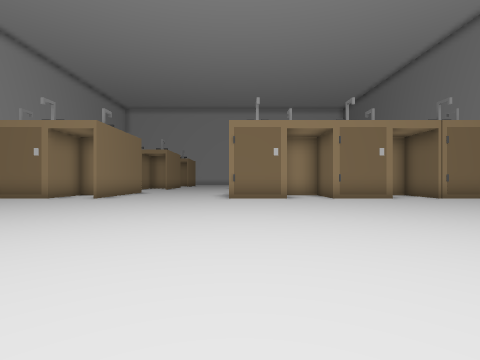
View 1 (above)

24 first-person views from a walk through a Unity game level. The camera is 1.5 m above the floor, looks level and sees 85° across. The floor is counted in squares, 2.57 m on a side. Each view is taken from the middle of a square. On the plan, view 1 faces up. The plan holds only what a view shows up to about 9 squares ahead; the rest is blank. The place goes on beyond the plan. The player character is not drawn.

View 2
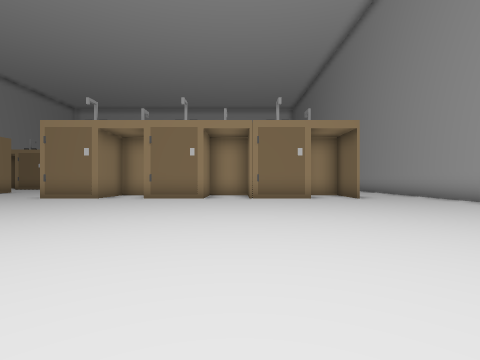

View 3
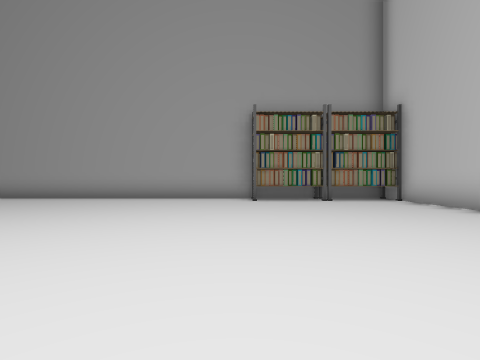

View 4
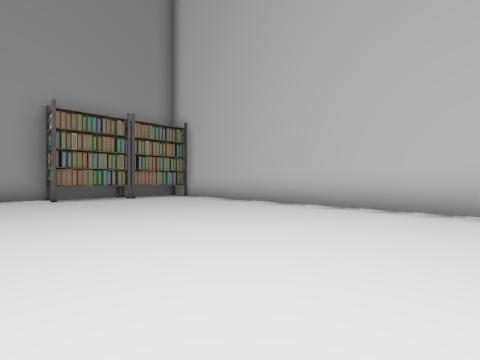

View 5
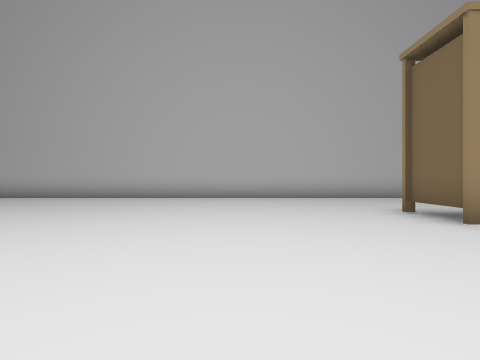

View 6
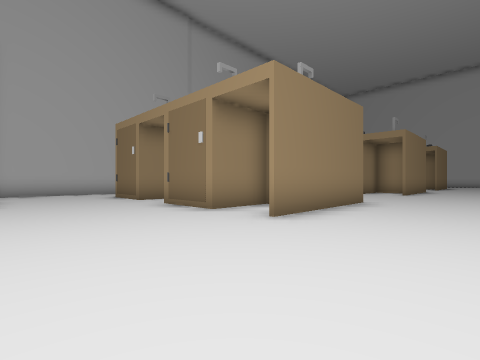

View 7
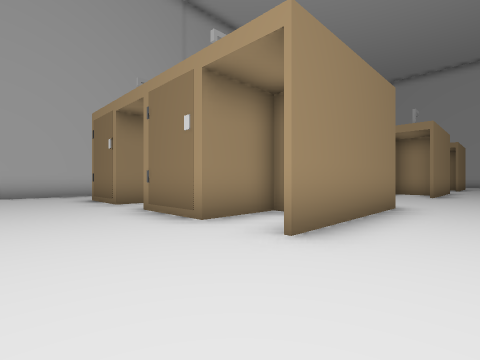

View 8
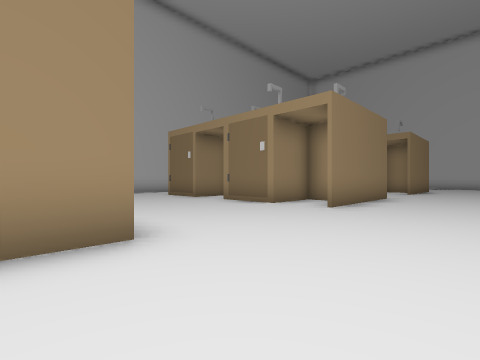

View 9
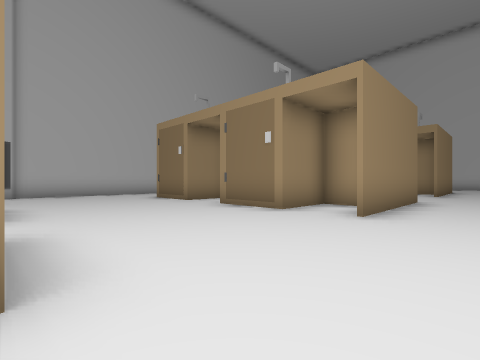

View 10
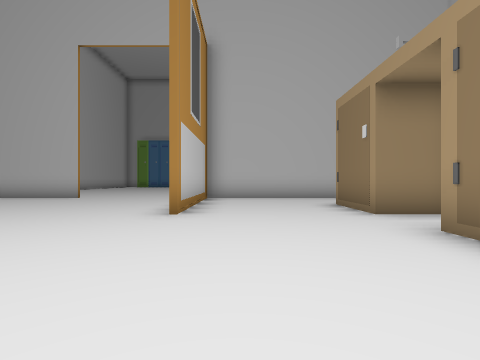

View 11
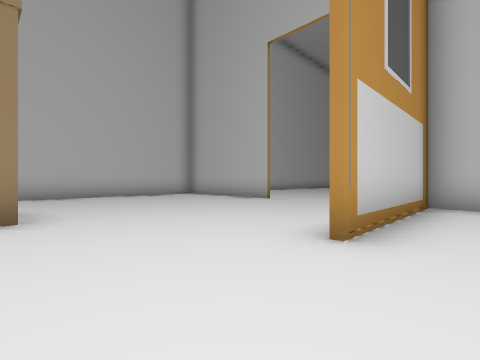

View 12
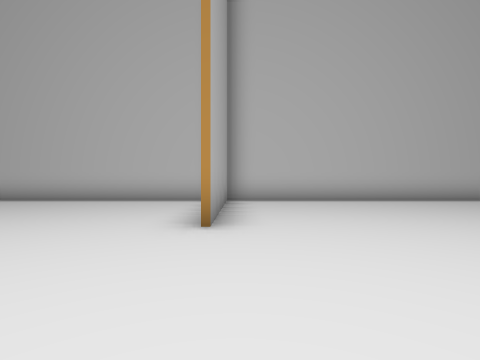

View 13
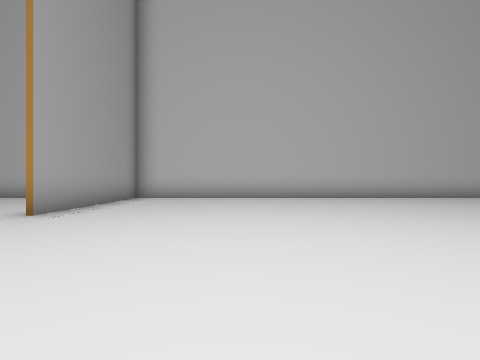

View 14
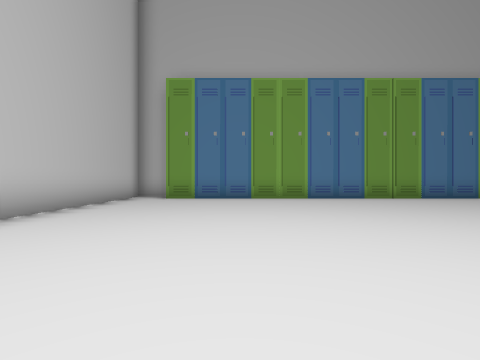

View 15
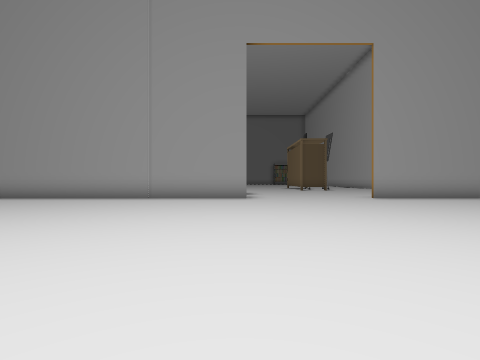

View 16
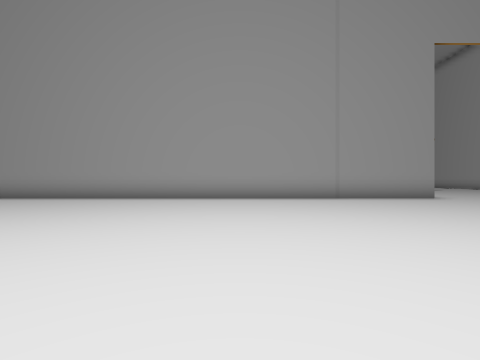

View 17
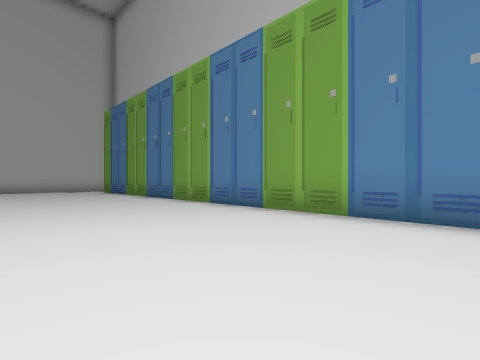

View 18
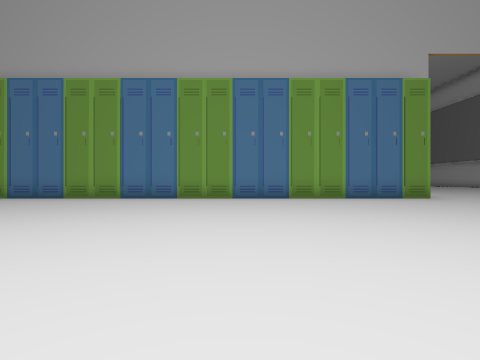

View 19
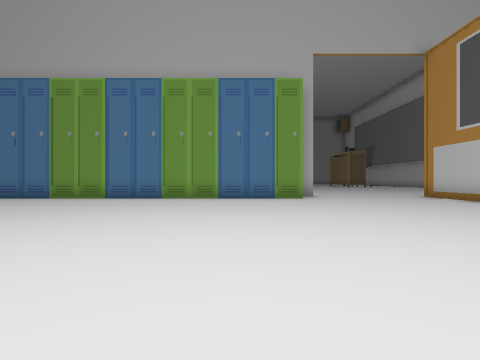

View 20
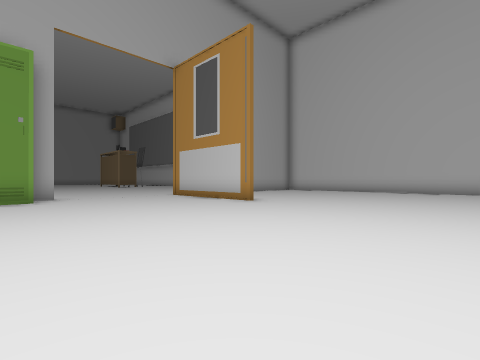

View 21
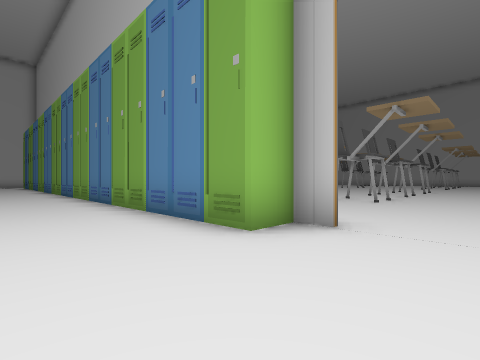

View 22
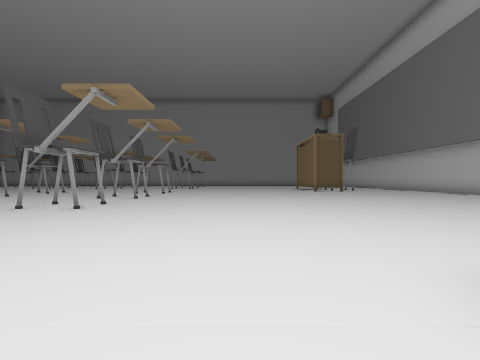

View 23
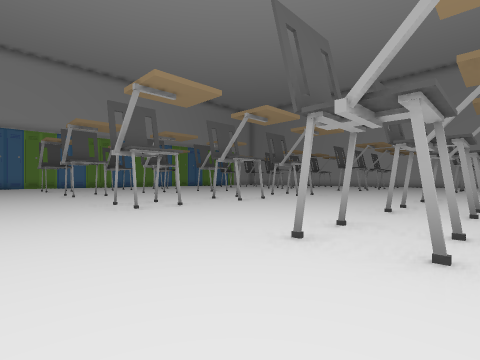

View 24
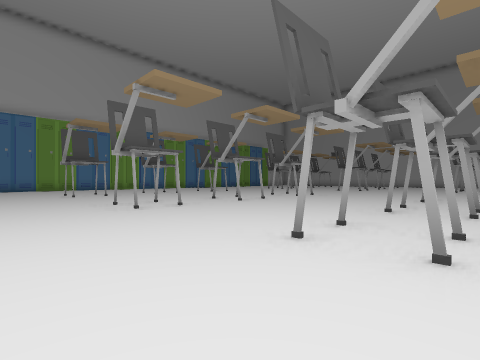

### Floor plan
Points are (right, up) in squares from view 1. A wall is a line through its corners. A room is listed if a view was taken in it or the views show most of it. See-through windows are left out.
Room 1 (views 1, 2, 3, 4, 5, 6, 7, 8, 9, 10, 11)
walls: (1.5, 9) (1.5, 8.3) (-0.4, 8.3); (4.9, 9) (4.9, 8.3) (3, 8.3) (3, 9); (-4.5, 12.1) (-4.5, 8.2); (-6.1, 10.1) (-6.1, 8.3) (-8.1, 8.3); (8.2, 8.3) (6.3, 8.3) (6.3, 9); (9.7, 8.2) (9.7, 9); (-6.1, 18) (-6.1, 16.3) (-8, 16.3); (-3.1, 1.6) (-3.1, 0.1); (-9.5, 9.5) (-9.5, 8.3) (-11.4, 8.3); (-4.5, 20.1) (-4.5, 16.2); (-9.5, 17.6) (-9.5, 16.3) (-11.4, 16.3); (-13.5, 9.1) (-13.5, 4.9) (-9.4, 4.9); (-13.5, 14.1) (-13.5, 12.5); (12.3, 0.6) (12.3, 9); (-4.4, -3.5) (12.2, -3.5)
ways out: opening at (-9, 3) to room 2; opening at (-5, -2) to room 2; opening at (-5.5, 21.5)
objects: other object (12, -3) to (12, -2); other object (12, -1) to (12, 0)
Room 2 (views 12, 13, 14, 15, 16, 17, 18, 19, 20, 21, 22, 23, 24)
walls: (-27.1, 19.6) (-27.1, 19) (-26.2, 19) (-26.2, -2.4); (-23, 23.5) (-27, 23.5); (-13.7, 4.8) (-13.7, 18.6); (-13.5, 0.8) (-13.5, -1.9); (-27, -3.5) (-13.7, -3.5) (-13.7, 0.8); (-12.9, -3.5) (-7, -3.5); (-5.4, -3.5) (-4.4, -3.5)
ways out: opening at (-9, 3) to room 1; opening at (-5, -2) to room 1
objects: other object (-35, 8) to (-34, 9); other object (-35, 13) to (-34, 14); other object (-35, 18) to (-34, 19); other object (-32, 3) to (-31, 4); other object (-32, 8) to (-31, 9); other object (-32, 13) to (-31, 14); other object (-32, 18) to (-31, 19)

Where each view was taken, in squares from view 1:
view 1: 0 up, 0 right, facing up
view 2: 0 up, 6 right, facing up
view 3: 1 up, 4 right, facing right
view 4: 2 up, 3 right, facing down-right
view 5: 5 up, 0 right, facing down
view 6: 5 up, 2 left, facing up-left
view 7: 6 up, 3 left, facing up-left
view 8: 11 up, 2 left, facing up-left
view 9: 12 up, 3 left, facing up-left
view 10: 6 up, 5 left, facing left
view 11: 6 up, 7 left, facing down-left
view 12: 4 up, 14 left, facing down
view 13: 5 up, 17 left, facing down
view 14: 0 up, 18 left, facing left
view 15: 5 up, 22 left, facing right
view 16: 11 up, 22 left, facing right
view 17: 11 up, 22 left, facing down-left
view 18: 13 up, 18 left, facing left
view 19: 17 up, 18 left, facing left
view 20: 18 up, 18 left, facing up-left
view 21: 21 up, 24 left, facing down-left
view 22: 22 up, 26 left, facing left
view 23: 19 up, 29 left, facing down-left
view 24: 14 up, 29 left, facing down-left
